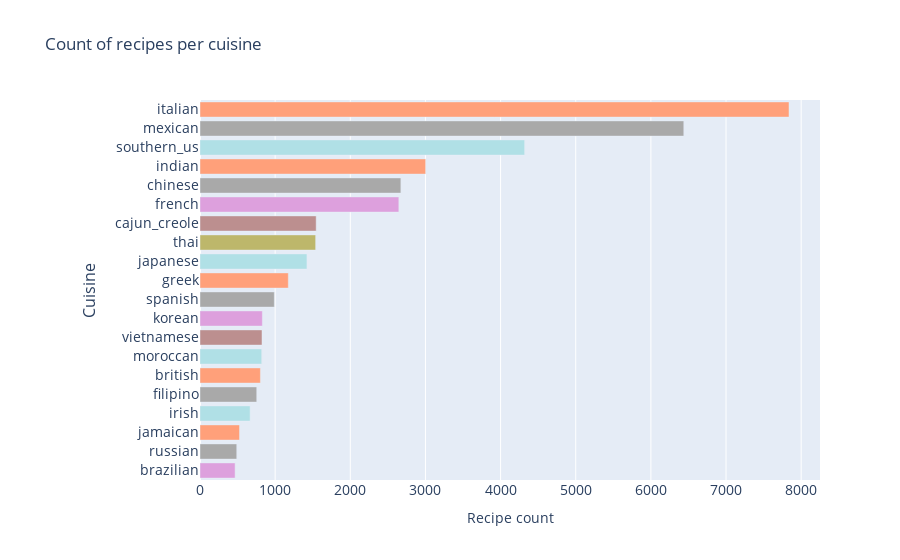

Notebook cell for this chart:
### Code cell
color_theme = dict(color = ['rgba(221,160,221,1)','rgba(169,169,169,1)','rgba(255,160,122,1)','rgba(176,224,230,1)','rgba(169,169,169,1)','rgba(255,160,122,1)','rgba(176,224,230,1)',
                   'rgba(188,143,143,1)','rgba(221,160,221,1)','rgba(169,169,169,1)','rgba(255,160,122,1)','rgba(176,224,230,1)','rgba(189,183,107,1)','rgba(188,143,143,1)','rgba(221,160,221,1)','rgba(169,169,169,1)','rgba(255,160,122,1)','rgba(176,224,230,1)','rgba(169,169,169,1)','rgba(255,160,122,1)'])
temp = df_incredients_train['cuisine'].value_counts()
trace = go.Bar(y=temp.index[::-1],x=(temp)[::-1],orientation = 'h',marker=color_theme)
layout = go.Layout(title = "Count of recipes per cuisine",xaxis=dict(title='Recipe count',tickfont=dict(size=14,)),
                   yaxis=dict(title='Cuisine',titlefont=dict(size=16),tickfont=dict(size=14)),margin=dict(l=200,))
data = [trace]
fig = go.Figure(data=data, layout=layout)
iplot(fig,filename='basic-bar')

### Figure 1 — Plotly figure (JSON) as saved in the notebook; plotly's stock layout.template omitted (floating-point values rounded to 4 significant figures)
{"data": [{"marker": {"color": ["rgba(221,160,221,1)", "rgba(169,169,169,1)", "rgba(255,160,122,1)", "rgba(176,224,230,1)", "rgba(169,169,169,1)", "rgba(255,160,122,1)", "rgba(176,224,230,1)", "rgba(188,143,143,1)", "rgba(221,160,221,1)", "rgba(169,169,169,1)", "rgba(255,160,122,1)", "rgba(176,224,230,1)", "rgba(189,183,107,1)", "rgba(188,143,143,1)", "rgba(221,160,221,1)", "rgba(169,169,169,1)", "rgba(255,160,122,1)", "rgba(176,224,230,1)", "rgba(169,169,169,1)", "rgba(255,160,122,1)"]}, "x": [467, 489, 526, 667, 755, 804, 821, 825, 830, 989, 1175, 1423, 1539, 1546, 2646, 2673, 3003, 4320, 6438, 7838], "type": "bar", "orientation": "h", "y": ["brazilian", "russian", "jamaican", "irish", "filipino", "british", "moroccan", "vietnamese", "korean", "spanish", "greek", "japanese", "thai", "cajun_creole", "french", "chinese", "indian", "southern_us", "mexican", "italian"]}], "layout": {"yaxis": {"tickfont": {"size": 14}, "title": {"text": "Cuisine", "font": {"size": 16}}}, "margin": {"l": 200}, "xaxis": {"tickfont": {"size": 14}, "title": {"text": "Recipe count"}}, "title": {"text": "Count of recipes per cuisine"}}}
